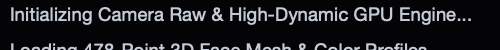
#> input picture splashscreens/retouch_pro_tight_crop.png, 500 x 50 px, found by its file name
$ python trace_upright.py
#> lines starting #> are read from the running program, lines starting #| are printed output that depends on the picture; after the words box and inside, x2 and y2 are one past the last pixel; in counts of white or black regions, pixels touching at a corner belong together
from PIL import Image
import numpy as np
import subprocess
import os
import re

crop = Image.open('/home/dave/Applications/Collabs Retouch Pro/splashscreens/retouch_pro_tight_crop.png').convert('L')
w, h = crop.size
#> w = 500; h = 50
up_w, up_h = w * 4, h * 4
#> up_w = 2000; up_h = 200
upscaled = crop.resize((up_w, up_h), Image.Resampling.LANCZOS)
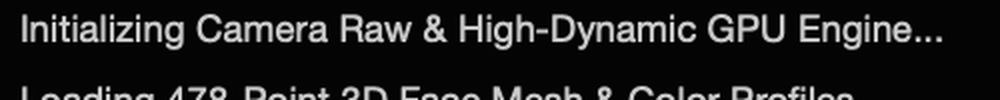
#> upscaled: PIL image 2000x200 L (shown at 1/2 size); min 0, max 255, mean 30.5
arr = np.array(upscaled)
mask = arr > 85
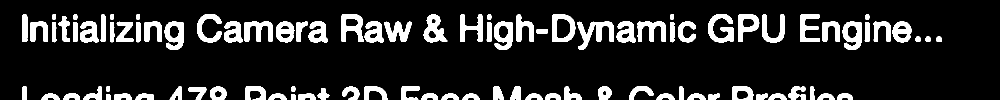
#> mask: shape (200, 2000) bool (shown at 1/2 size); 14.2% white; 94 white regions, largest, box (x1, y1, x2, y2) and area: (1154, 43, 1228, 100) 1790, (1416, 28, 1468, 85) 1541, (847, 29, 895, 85) 1449

# Invert vertically before potrace so that potrace's coordinate system matches standard top-left SVG!
# Or don't invert and remove the negative scale:
trace_bmp = np.where(mask, 0, 255).astype(np.uint8)
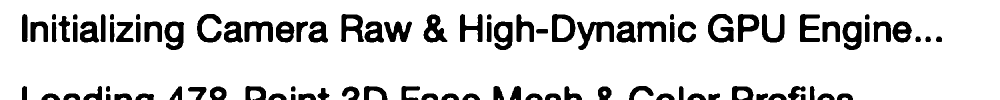
#> trace_bmp: shape (200, 2000) (shown at 1/2 size); 85.8% white; 94 black regions, largest, box (x1, y1, x2, y2) and area: (1154, 43, 1228, 100) 1790, (1416, 28, 1468, 85) 1541, (847, 29, 895, 85) 1449
# Flip vertically so Potrace produces upright paths:
trace_bmp_flipped = np.flipud(trace_bmp)
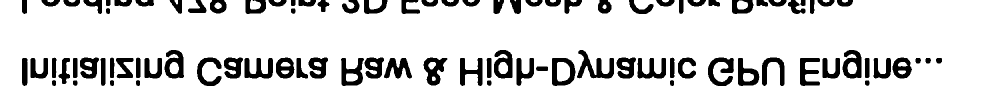
#> trace_bmp_flipped: shape (200, 2000) (shown at 1/2 size); 85.8% white; 94 black regions, largest, box (x1, y1, x2, y2) and area: (1154, 100, 1228, 157) 1790, (1416, 115, 1468, 172) 1541, (847, 115, 895, 171) 1449
bmp_img = Image.fromarray(trace_bmp_flipped)
bmp_path = '/tmp/retouch_pro_letters_upright.bmp'
bmp_img.save(bmp_path)

svg_raw_path = '/tmp/retouch_pro_letters_upright.svg'
subprocess.run([
    'potrace',
    '-s',
    '--alphamax', '1.0',
    '--turdsize', '5',
    '--opttolerance', '0.2',
    bmp_path,
    '-o', svg_raw_path
])
#> (this line was passed over: subprocess is not available in this run)

#> (the run stopped early here; a loop or call above may not have finished)
